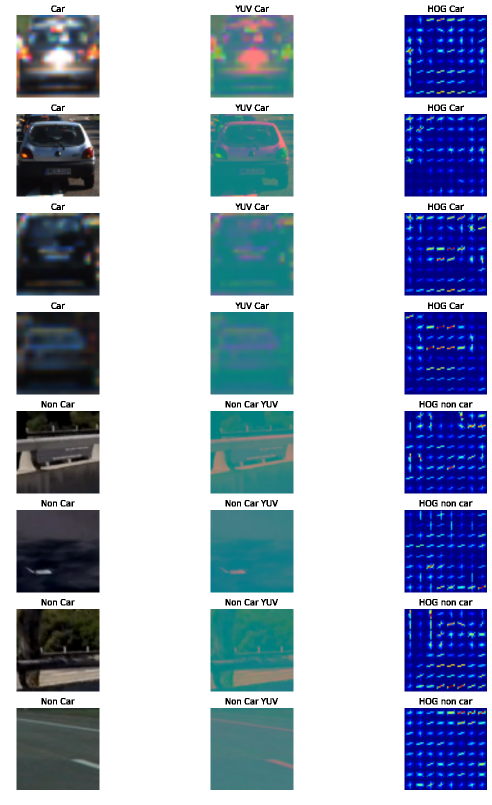
#> input picture examples/HOG_example.png, 983 x 1610 px (shown at 1/2 size)
$ python -i image_features.py   (imports and definitions only)
#> lines starting #> are read from the running program, lines starting #| are printed output that depends on the picture
import cv2
import matplotlib.image as mpimg
import numpy as np
from skimage.feature import hog

class ImageFeatures:
    def __init__(self,
                 color_space='RGB',
                 bin_size=(32,32),
                 hist_bins=32,
                 hist_bin_range=(0,32),
                 hog_channel=3,
                 hog_orient=9,
                 hog_pix_per_cell=8,
                 hog_cell_per_block=2):
        self.color_space = color_space
        self.bin_size = bin_size
        self.hist_bins = hist_bins
        self.hist_bin_range = hist_bin_range
        self.hog_channel=hog_channel
        self.hog_orient = hog_orient
        self.hog_pix_per_cell = hog_pix_per_cell
        self.hog_cell_per_block = hog_cell_per_block

    def convert_image(self, img):
        if self.color_space == 'HSV':
            return cv2.cvtColor(img, cv2.COLOR_RGB2HSV)
        elif self.color_space == 'LUV':
            return cv2.cvtColor(img, cv2.COLOR_RGB2LUV)
        elif self.color_space == 'HLS':
            return cv2.cvtColor(img, cv2.COLOR_RGB2HLS)
        elif self.color_space == 'YUV':
            return cv2.cvtColor(img, cv2.COLOR_RGB2YUV)
        elif self.color_space == 'YCrCb':
            return cv2.cvtColor(img, cv2.COLOR_RGB2YCrCb)
        else:
            return np.copy(img)

    def getChannel(self, img):
        feature_image = self.convert_image(img)
        if self.hog_channel < 3:
            return feature_image[:, :, self.hog_channel]
        else:
            return cv2.cvtColor(img, cv2.COLOR_RGB2GRAY)

    def bin_spatial(self, img):
        features = cv2.resize(img, self.bin_size).ravel()

        # Return the feature vector
        return features

    # Define a function to compute color histogram features
    def color_hist(self, img):
        # Compute the histogram of the color channels separately
        channel1_hist = np.histogram(img[:,:,0], bins=self.hist_bins, range=self.hist_bin_range)
        channel2_hist = np.histogram(img[:,:,1], bins=self.hist_bins, range=self.hist_bin_range)
        channel3_hist = np.histogram(img[:,:,2], bins=self.hist_bins, range=self.hist_bin_range)
        # Concatenate the histograms into a single feature vector
        hist_features = np.concatenate((channel1_hist[0], channel2_hist[0], channel3_hist[0]))
        # Return the individual histograms, bin_centers and feature vector
        return hist_features

    # Define a function to return HOG features and visualization
    def get_hog_features(self, img, vis=False):
        gray = self.getChannel(img)
        # Call with two outputs if vis==True
        if vis == True:
            features, hog_image = hog(gray, orientations=self.hog_orient, pixels_per_cell=(self.hog_pix_per_cell, self.hog_pix_per_cell),
                                      cells_per_block=(self.hog_cell_per_block, self.hog_cell_per_block),
                                      visualise=vis, feature_vector=True)
            return features, hog_image
        # Otherwise call with one output
        else:
            features = hog(gray, orientations=self.hog_orient, pixels_per_cell=(self.hog_pix_per_cell, self.hog_pix_per_cell),
                           cells_per_block=(self.hog_cell_per_block, self.hog_cell_per_block),
                           visualise=vis, feature_vector=True)
            return features

    def extract_feature(self, img):
        feature_image = self.convert_image(img)
        spatial_features = self.bin_spatial(feature_image)
        hist_features = self.color_hist(feature_image)
        hog_features = self.get_hog_features(img)
        return np.concatenate((spatial_features, hist_features, hog_features))

    def featurize(self, img_paths):
        # Create a list to append feature vectors to
        features = []
        # Iterate through the list of images
            # Read in each one by one
            # apply color conversion if other than 'RGB'
            # Apply bin_spatial() to get spatial color features
            # Apply color_hist() to get color histogram features
            # Append the new feature vector to the features list
        # Return list of feature vectors
        for img_path in img_paths:
            img = mpimg.imread(img_path)
            img_features = self.extract_feature(img)
            features.append(img_features)
        return features

>>> import cv2
>>> picture = cv2.cvtColor(cv2.imread('../examples/HOG_example.png'), cv2.COLOR_BGR2RGB)
>>> result = ImageFeatures().extract_feature(picture)
#> in bin_spatial, `features = cv2.resize(img, self.bin_size).ravel()`: features = 3072 values, max 255 at index 0, min 0 at index 174, mean 173.3
#> in extract_feature, `spatial_features = self.bin_spatial(feature_image)`: spatial_features has the same summary as features in bin_spatial
#> in color_hist, `hist_features = np.concatenate((channel1_hist[0], channel2_hist[0], ch..`: hist_features = 96 values, max 217983 at index 0, min 622 at index 68, mean 7595.1
#> in getChannel, `return cv2.cvtColor(img, cv2.COLOR_RGB2GRAY)`:
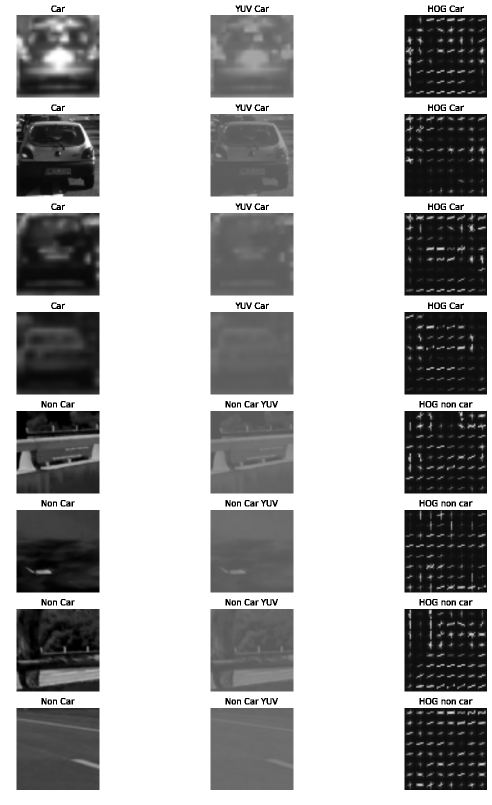
#> returned value: shape (1610, 983) (shown at 1/2 size); min 0, max 255, mean 173.9

$ run again, on examples/bboxes_and_heat1.png
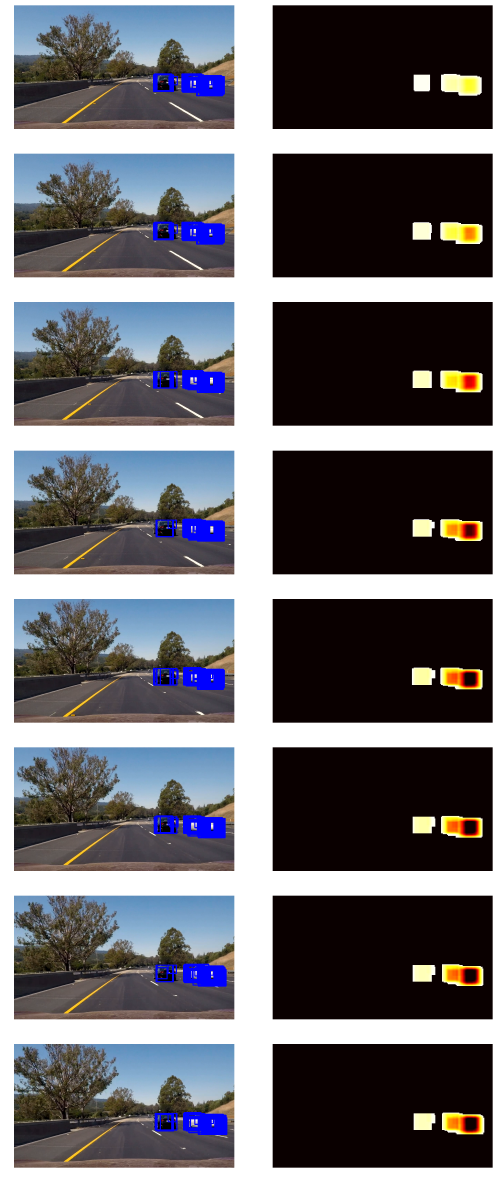
#> input picture examples/bboxes_and_heat1.png, 1487 x 3533 px (shown at 1/3 size)
#> features = 3072 values, max 255 at index 0, min 0 at index 55, mean 84.83
#> spatial_features has the same summary as features in bin_spatial
#> in color_hist, `hist_features = np.concatenate((channel1_hist[0], channel2_hist[0], ch..`: hist_features = 96 values, max 1966919 at index 32, min 541 at index 3, mean 65139.5
#> in getChannel, `return cv2.cvtColor(img, cv2.COLOR_RGB2GRAY)`:
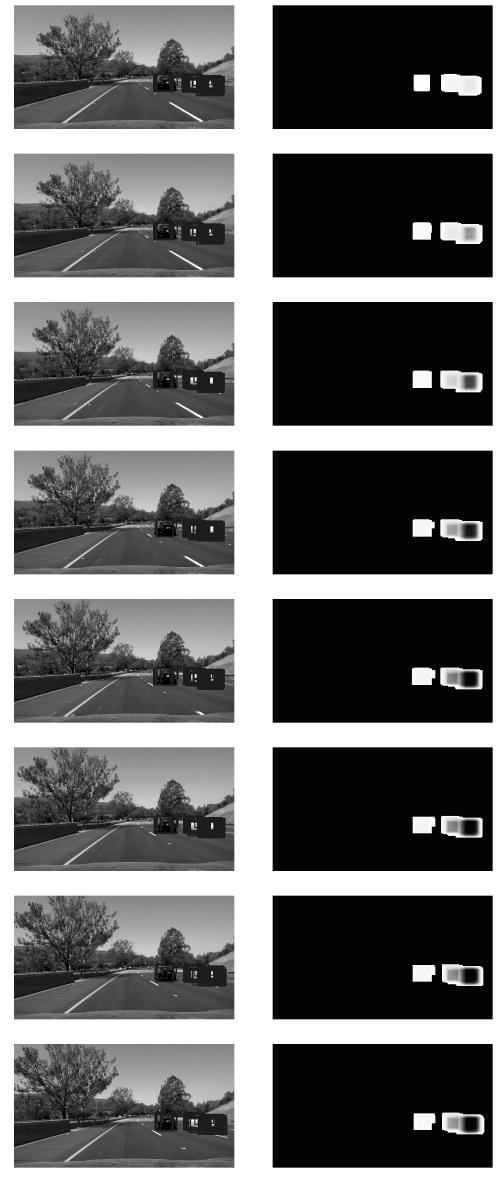
#> returned value: shape (3533, 1487) (shown at 1/3 size); min 0, max 255, mean 105.8

$ run again, on examples/car_not_car.png
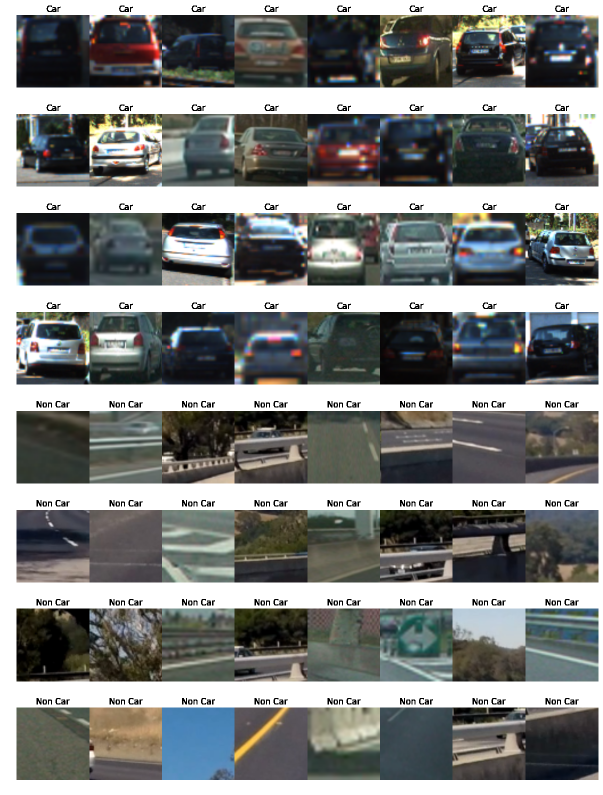
#> input picture examples/car_not_car.png, 1206 x 1590 px (shown at 1/2 size)
#> features = 3072 values, max 255 at index 0, min 0 at index 2076, mean 149.6
#> spatial_features has the same summary as features in bin_spatial
#> in color_hist, `hist_features = np.concatenate((channel1_hist[0], channel2_hist[0], ch..`: hist_features = 96 values, max 28397 at index 64, min 1170 at index 2, mean 9261.8
#> in getChannel, `return cv2.cvtColor(img, cv2.COLOR_RGB2GRAY)`:
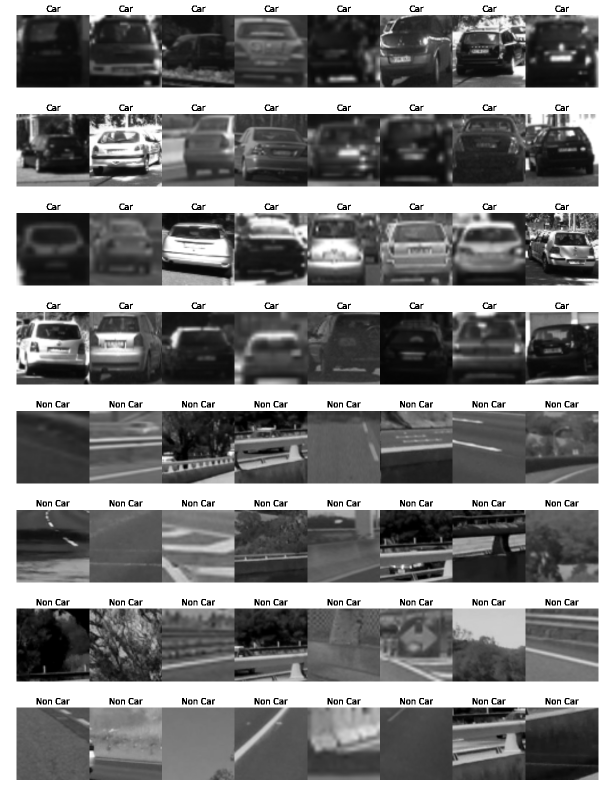
#> returned value: shape (1590, 1206) (shown at 1/2 size); min 0, max 255, mean 128.7
